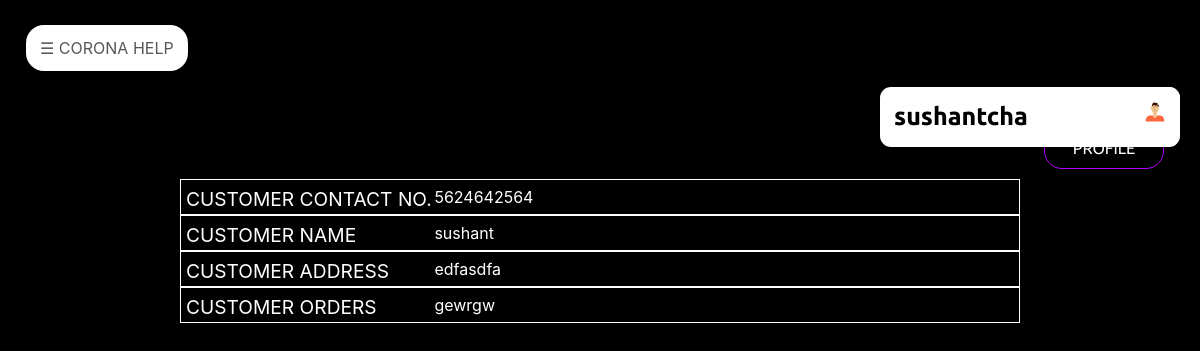
The page /shopadmin/ (signed in) on the database its author committed.
### Shop/models.py (models this page shows, shortened)
class orders(models.Model):
    username=models.CharField(max_length=256,blank=False)
    order_details=models.TextField()
    address=models.CharField(max_length=256,blank=False)
    phone_number=models.CharField(max_length=10)
    shop=models.ForeignKey('ShopRegistration', on_delete=models.CASCADE,null=True)

### Shop/views.py (the view)
# urls.py: path('shopadmin/',views.shopadmin,name='shopadmin')
@login_required
def shopadmin(request):
    if len(ShopRegistration.objects.filter(user=request.user))==1:
        return render(request,'Shop/shopadmin.html',{'orders':orders.objects.filter(shop=ShopRegistration.objects.get(user=request.user)),'shop':ShopRegistration.objects.get(user=request.user)})
    else:
        raise Http404

### Shop/context_processors.py (called while the page is built)
def checkforshopkeper(request):
    shopkeper=False
    if request.user.is_authenticated:
        if len(ShopRegistration.objects.filter(user=request.user))==1:
            shopkeper=True
    return {'shopkeper':shopkeper}

### Templates/Shop/shopadmin.html (shortened to what this page needs)
{% extends 'base.html' %}
{% load static %}
{% block head_block %}
    <link rel="stylesheet"  href={% static 'CSS/shopadmin.css' %}>
{% endblock %}
{% block body_block %}
                 <div id="main">
                    <button class="gradient-button" onclick="openProfile()">SHOP PROFILE</button>
                </div>
                <div class="allOrderContainer">
                    {% for o  in orders %}
                	<div class="orderContainer ">
                		<div class="customerContactNumber orderDivs" id="customerContactNumber1">
                			<div class="divName">CUSTOMER CONTACT NO.</div>
                			{{ o.phone_number }}
                		</div>
                		<div class="customerName orderDivs" id="customerName1">
                			<div class="divName">CUSTOMER NAME</div>
                			{{ o.username }}
                		</div>
                		<div class="customerAddress orderDivs" id="customerAddress1">
                			<div class="divName">CUSTOMER ADDRESS</div>
                			{{ o.address }}
                		</div>
                		<div class="customerOrder orderDivs" id="customerOrder1">
                			<div class="divName">CUSTOMER ORDERS</div>
                			{{ o.order_details }}
                		</div>
                	</div>
                    {% endfor %}
                </div>
{% endblock %}

### Templates/base.html (shortened to what this page needs)
<!DOCTYPE html>
{% load static %}
<html lang="en">
<head>
    <link rel="stylesheet" href="https://maxcdn.bootstrapcdn.com/bootstrap/4.4.1/css/bootstrap.min.css">
    <link rel="stylesheet" type="text/css" href="{% static 'CSS/base.css' %}" />
    {% block head_block %}
    {% endblock %}
</head>
<body>
    <div id="main" style="position: relative; top: 0px;z-index:5;">
        <button class="openbtn" onclick="openNav()">&#9776; CORONA HELP</button>
        </div>
    {% if user.is_authenticated  %}
          <div class="registerbtn" style="position: relative;z-index: 6;top: -8%;right: 0px;" >
            <a class="gradient-b" href=""><b>{{ user.username }}</b></a>
            <div class="dropdown">
            <img class="gradient-bi" src={% static 'Art/profile.svg' %} onclick="dropdown()"></img>
                </div>
        </div>
    {% endif %}
    {% block body_block %}
    {% endblock %}
</body>
</html>

### Static/CSS/base.css (style rules this page uses)
.openbtn { font-size: 16px; cursor: pointer; position: relative; background-color: #fff; color: #000000a9; padding-top: 11px; padding-bottom: 11px; padding-left: 14px; padding-right: 14px; border: none; margin-top: 9px; border-radius: 18px; margin-left: 10px; z-index: 2; }
.gradient-b { font-family: "Ubuntu", sans-serif; font-size: 25px; width: auto ; min-width: 300px; text-align: center; background-color: white ; color : black; border-radius: 11px; cursor: pointer; position: absolute; right: 20px; margin-top: 0%; text-decoration: none; padding-top: 11px; align-self: start; text-align: start; padding-bottom: 11px; padding-left: 14px; padding-right: 14px; z-index: 2; }
.gradient-bi { font-size: 25px; width: 50px; height: 50px; text-align: center; background-color: white ; color : black; border-radius: 11px; cursor: pointer; position: absolute; right: 20px; margin-top: 0%; text-decoration: none; padding-top: 11px; padding-bottom: 11px; padding-left: 14px; padding-right: 14px; z-index: 2; }
#main { transition: margin-left .5s; padding: 0px; position: relative; z-index: 2; }
.gradient-button { background-color: teal; font-family: "Ubuntu", sans-serif; font-size: 25px; width: 120px; text-align: center; background-color: transparent ; color : #AD00FF; border-radius: 18px; cursor: pointer; border: 1.5px solid #AD00FF; position: absolute; right: 20px; margin-top: 0%; text-decoration: none; padding-top: 11px; padding-bottom: 11px; padding-left: 14px; padding-right: 14px; z-index: 2; }

### Static/CSS/shopadmin.css (style rules this page uses)
body { background-color: black; color: white; padding: 0; margin: 0; }
#main { position: relative; top: 0px; transition: margin-left .5s; padding: 16px; background: transparent; color: white; }
.gradient-button { font-family: "Ubuntu", sans-serif; font-size: 100%; text-align: center; background-color: transparent ; color : white; cursor: pointer; position: relative; top: 0px; float: right; padding: 8px 20px 8px 20px ; text-decoration: none; }
.allOrderContainer { width: 100%; margin-top: 5%; }
.orderContainer { width: 70%; margin: 50px auto; }
.orderDivs { width: 100%; border: solid white 1px; padding: 5px; padding-bottom: 5px !important; }
.divName { width: 30%; height: 100%; font-size: 120%; float: left; }

### rows shown on the page
orders: phone_number "5624642564", username "sushant", address "edfasdfa", order_details "gewrgw"

### other values the page prints
{{ user.username }} "sushantcha"
